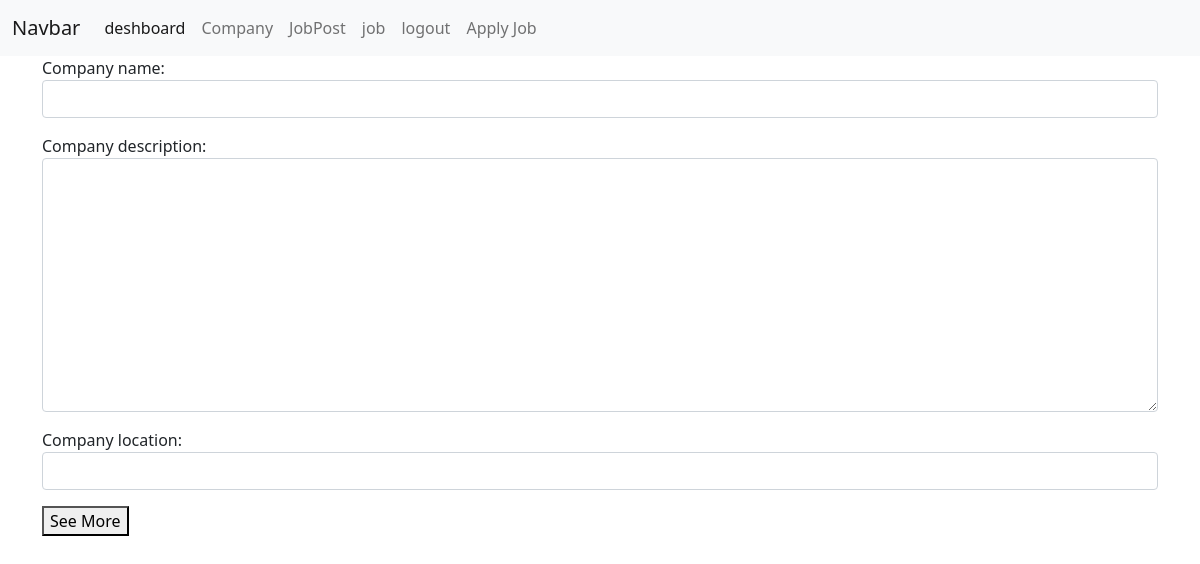
Page /recPage (signed in) on the earlier database version.
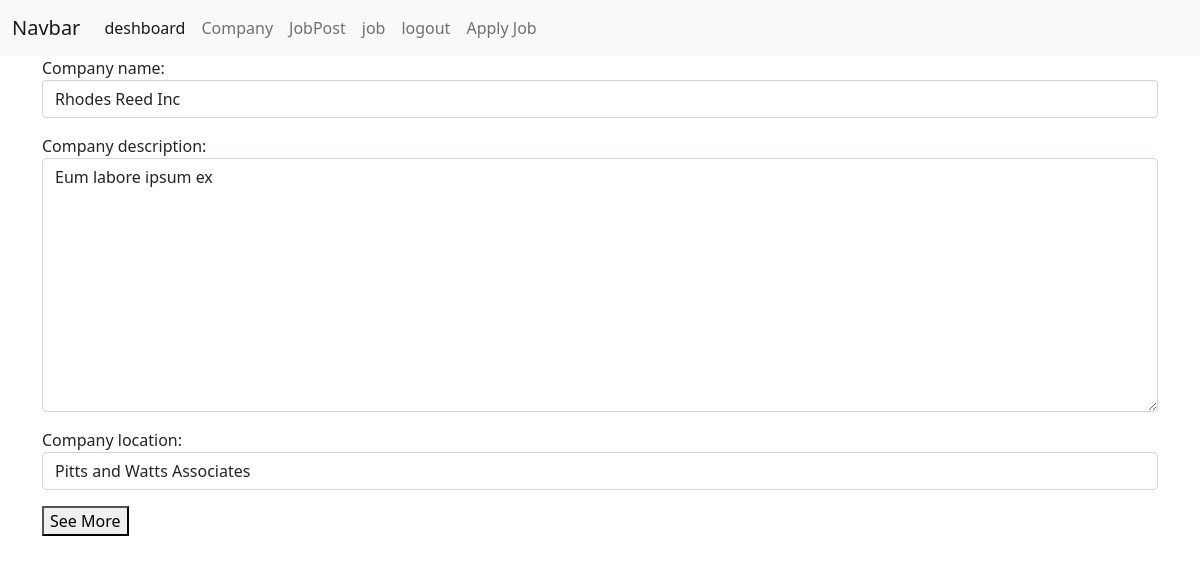
Same page on the later database version.
### jobApp/models.py (models this page shows, shortened)
class RecProfile(models.Model):
    user = models.OneToOneField(UserModel,on_delete=models.CASCADE,null=True)
    company_name = models.CharField(max_length=100,null=True)
    company_description = models.TextField(null=True)
    company_location = models.CharField(max_length=100,null=True)

### jobApp/views.py (the view, shortened to what this page needs)
# urls.py: path('recPage',recPage,name='recPage'),
@login_required
def recPage(request):
    profile = RecProfile.objects.filter(user=request.user).first()
    form = RecForm(instance=profile)
    context = {
             'form' : form,
             'btn' : 'See More'
         }
    return render(request,'pages/baseForm.html',context)

### jobApp/forms.py
class RecForm(forms.ModelForm):
    class Meta:
        model = RecProfile
        fields = '__all__'
        exclude = ['user']
    def __init__(self, *args, **kwargs):
            super().__init__(*args, **kwargs)
            for i in self.fields:
                self.fields[i].widget.attrs.update({
                    'class' : 'form-control'
            })

### jobApp/templates/pages/baseForm.html (shortened to what this page needs)
{% extends 'auth/base.html' %}
{% block body %}
<form action="" method="POST">
    {{form.as_p}}
    <button type="submit">{{btn}}</button>
</form>
{% endblock body %}

Differences in the rows shown:
added RecProfile: company_name "Rhodes Reed Inc", company_description "Eum labore ipsum ex", company_location "Pitts and Watts Associates"
